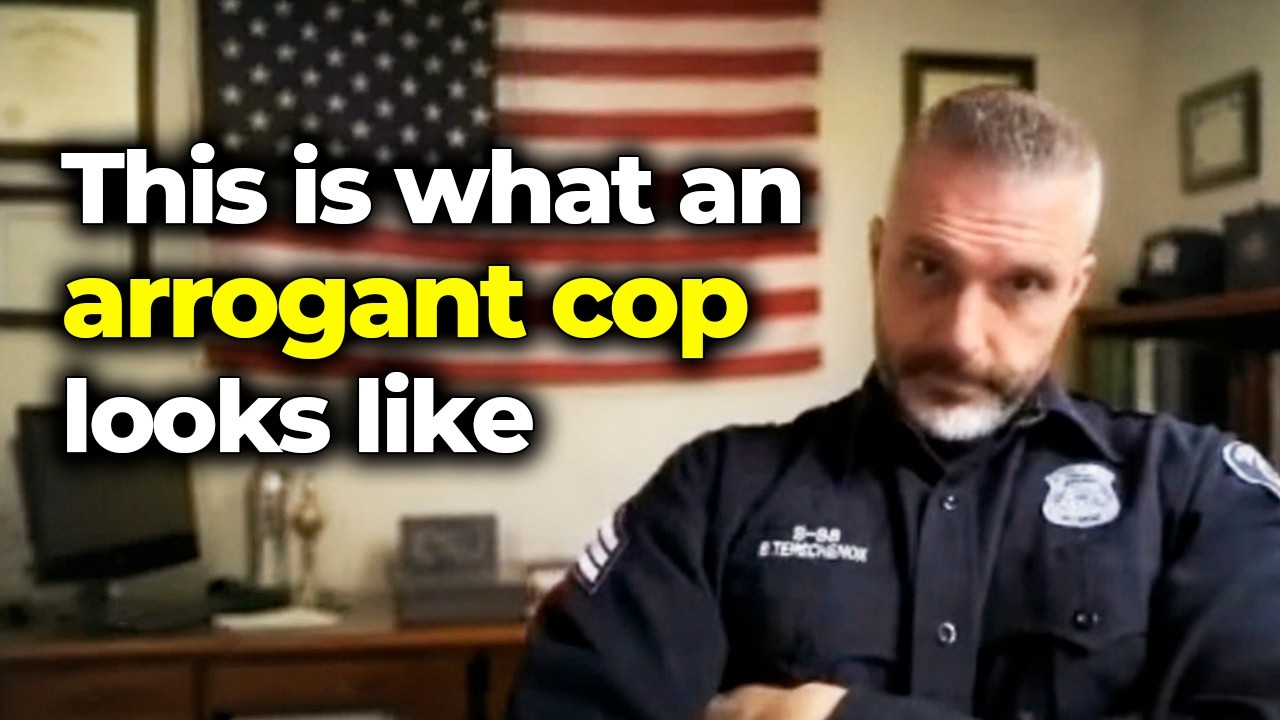
#> input picture scripts/._eval_tmp.png, 1280 x 720 px
$ python -i verify_Q3_detail.py   (imports and definitions only)
#> lines starting #> are read from the running program, lines starting #| are printed output that depends on the picture; after the words box and inside, x2 and y2 are one past the last pixel; in counts of white or black regions, pixels touching at a corner belong together
#> further down, picture is the input picture: shape (720, 1280, 3); mean B, G, R 71.8, 89.7, 104.1
"""Prove the gates on the rendered Q3_detail JPEG, from the FILE.

Nothing here trusts the builder. The person mask is re-derived by running
BiRefNet-matting on the finished JPEG; the defendant is re-found by his jail
scrubs inside that matte; the arrow is re-found by its own red; the type is
re-rendered from the same font and copy; the faces are re-detected. The only
thing taken from the builder is the copy string, and even that is checked
against the transcript.

    python scripts/verify_Q3_detail.py \\
        --img "C:/Users/natha/OneDrive/Desktop/Boyd Clips/READY-TO-POST/QUALITY/Q3_detail.jpg"
"""
from __future__ import annotations

import argparse
import json
import sys
from pathlib import Path

import cv2
import numpy as np
from PIL import Image, ImageDraw

sys.path.insert(0, str(Path(__file__).resolve().parent))
import q3lib as Q                                                  # noqa: E402
from thumb_Q3_detail import (                                      # noqa: E402
    CAP_PX, STROKE, TEXT_RIGHT, TEXT_TOP, TEXT_X, W, H, _font, scrub_mask)

ROOT = Path(__file__).resolve().parents[1]


# [12 lines left out: function type_mask, not called in this run]


def chroma_flat_dev(bgr):
    """LOCAL chroma deviation in flat areas -- chroma minus its own local mean.

    Blocking is chroma varying BLOCK TO BLOCK inside a flat region. Absolute
    distance from neutral is the wrong measure and I had it wrong first: it
    counts real colour, so on the flattest quarter of a frame containing a
    county-orange jumpsuit it reads 15.9 on this build and 33.0 on the shipped
    CARTHIEF, neither of which is blocking. verify_thumbnail.flat_chroma has
    the same failure in a sharper form -- it takes the BRIGHTEST flat 100x100
    patch, which on the shipped CARTHIEF lands on the jumpsuit and returns
    89.9 against Thompson's 3.7 on a neutral ceiling.

    The local form is what work/q2/cal.py measured the 2026-08-28 fix with, and
    it separates cleanly: shipped Thompson 0.73, CARTHIEF 1.30, SANCHEZ 1.41,
    OFFERUP 1.35. Absolute deviation is still reported alongside, for reference.
    """
    ycc = cv2.cvtColor(bgr, cv2.COLOR_BGR2YCrCb).astype(np.float32)
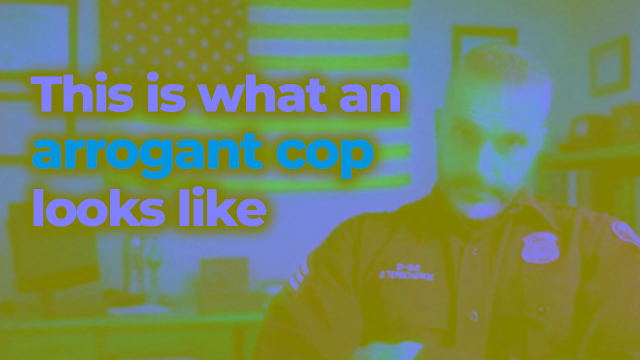
#> ycc: shape (720, 1280, 3) float32 (shown at 1/2 size); mean B, G, R 91.9, 136.9, 116.6
    Y = ycc[:, :, 0]
    lv = cv2.GaussianBlur((Y - cv2.GaussianBlur(Y, (0, 0), 1.0)) ** 2, (0, 0), 4.0)
    flat = lv < np.percentile(lv, 25)
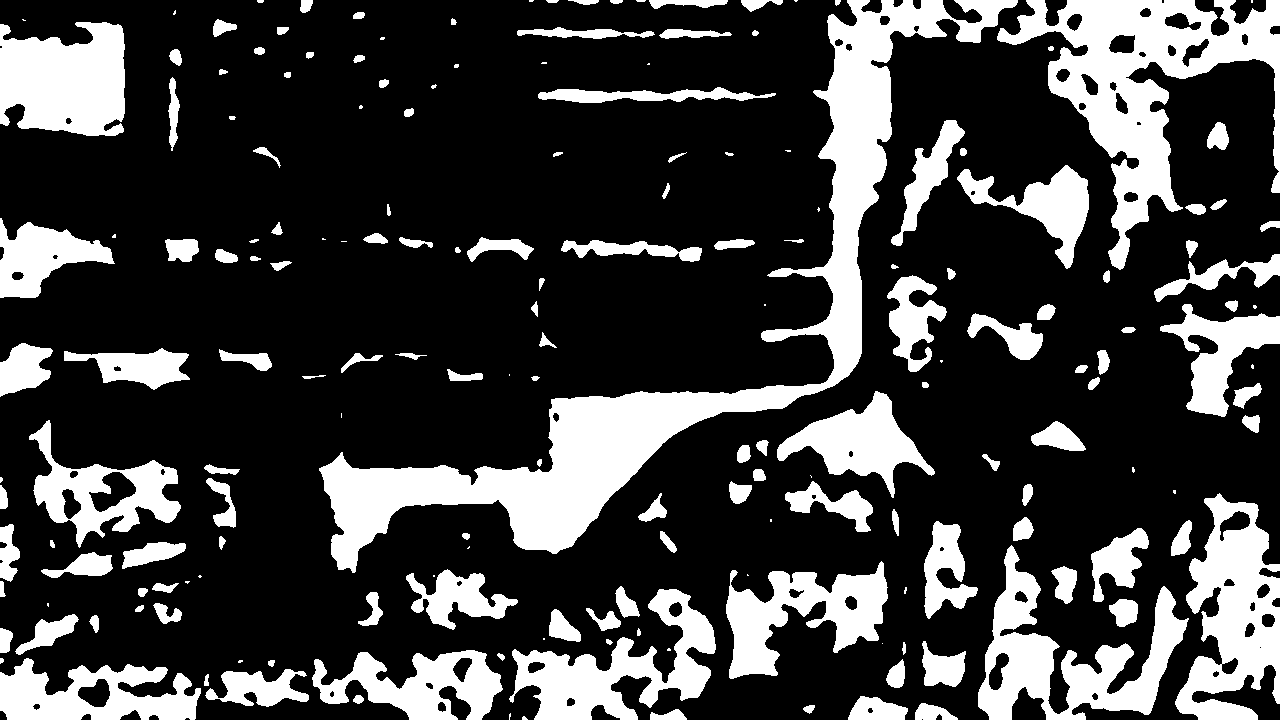
#> flat: shape (720, 1280) bool; 25% white; 189 white regions (43 under 20 px), largest, box (x1, y1, x2, y2) and area: (319, 0, 1018, 573) 49047, (997, 0, 1280, 270) 24487, (1175, 493, 1280, 720) 13306
    dev = 0.0
    for c in (1, 2):
        C = ycc[:, :, c]
        dev += ((C - cv2.GaussianBlur(C, (0, 0), 6.0)) ** 2)[flat].mean()
#> this loop made 2 passes
#> dev on passes 1 to 2: 0.892, 1.38
#> pass 1, in chroma_flat_dev, `C = ycc[:, :, c]`:
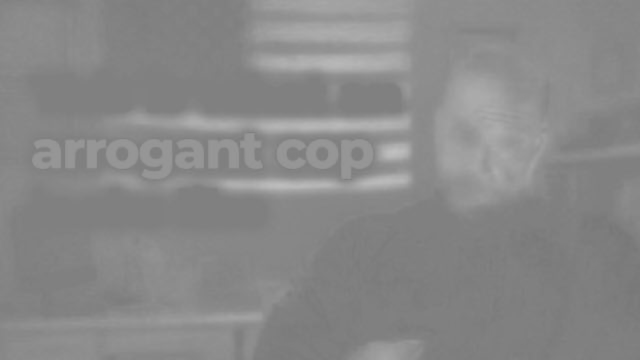
#> C: shape (720, 1280) float32 (shown at 1/2 size); min 118, max 192, mean 136.7
#> pass 2, in chroma_flat_dev, `C = ycc[:, :, c]`:
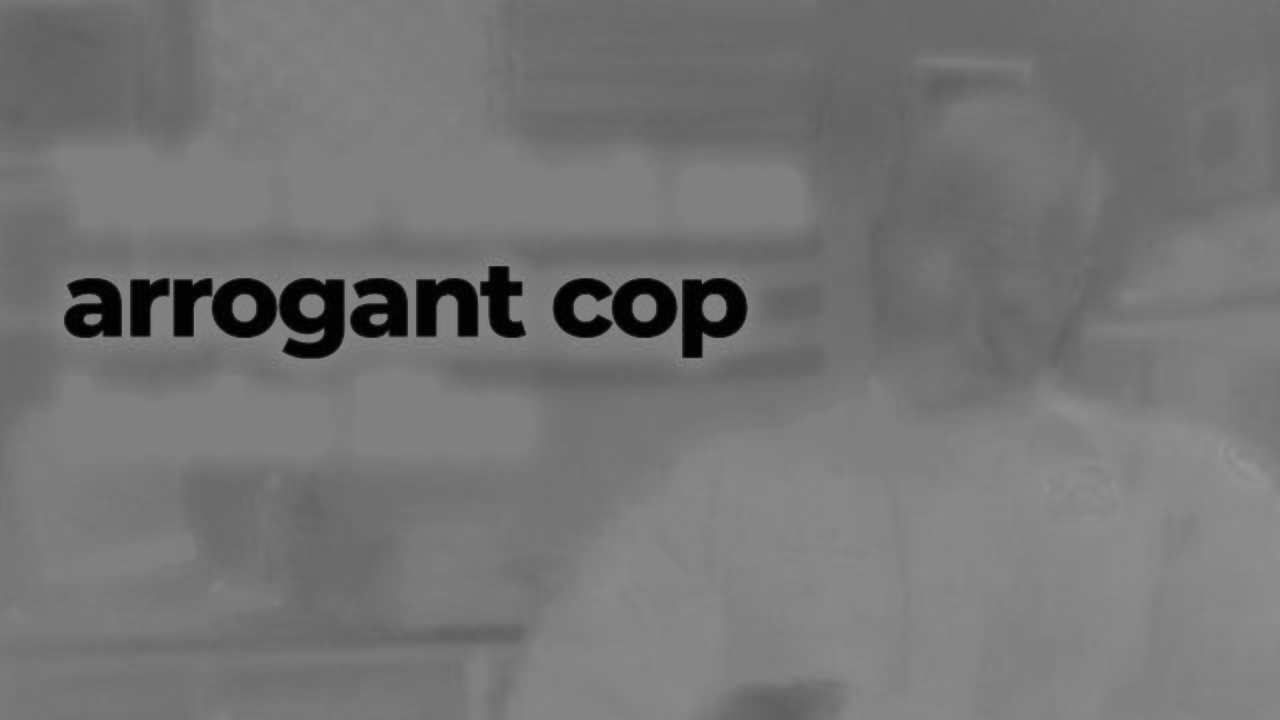
#> C: shape (720, 1280) float32; min 1, max 149, mean 116.6
#> after the loop, dev = 1.38
    absd = float(np.sqrt(((ycc[:, :, 1][flat] - 128) ** 2
                          + (ycc[:, :, 2][flat] - 128) ** 2).mean()))
#> absd = 18.56
    return float(np.sqrt(dev)), int(flat.sum()), absd


# [192 lines left out: function main, not called in this run]


# [2 lines not run here, left out]

>>> import cv2
>>> picture = cv2.imread('../._eval_tmp.png')
>>> result = chroma_flat_dev(picture)
#> result = (1.17, 230400, 18.56)

$ run again, on tools/fixtures/rejected_2026_09_02/CLAYTON_thumb.photo.jpg
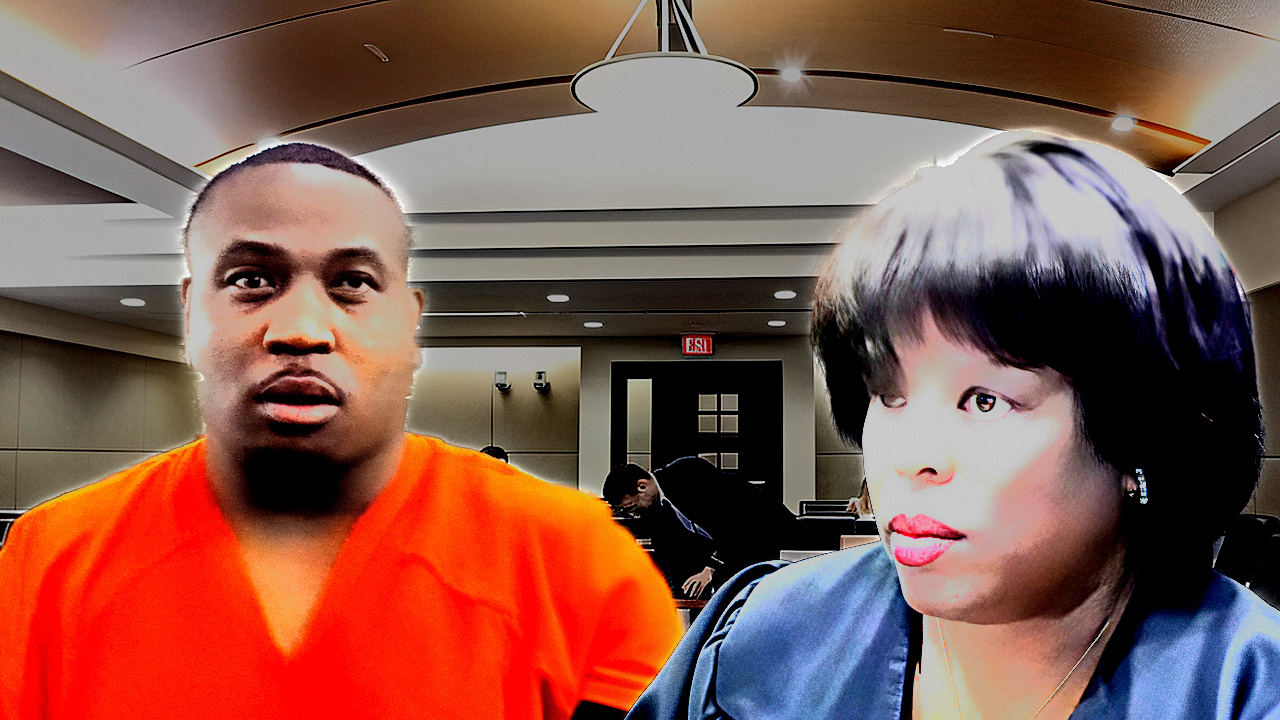
#> input picture tools/fixtures/rejected_2026_09_02/CLAYTON_thumb.photo.jpg, 1280 x 720 px
#> picture is the input picture: shape (720, 1280, 3); mean B, G, R 79.1, 89.3, 133
#> in chroma_flat_dev, `flat = lv < np.percentile(lv, 25)`:
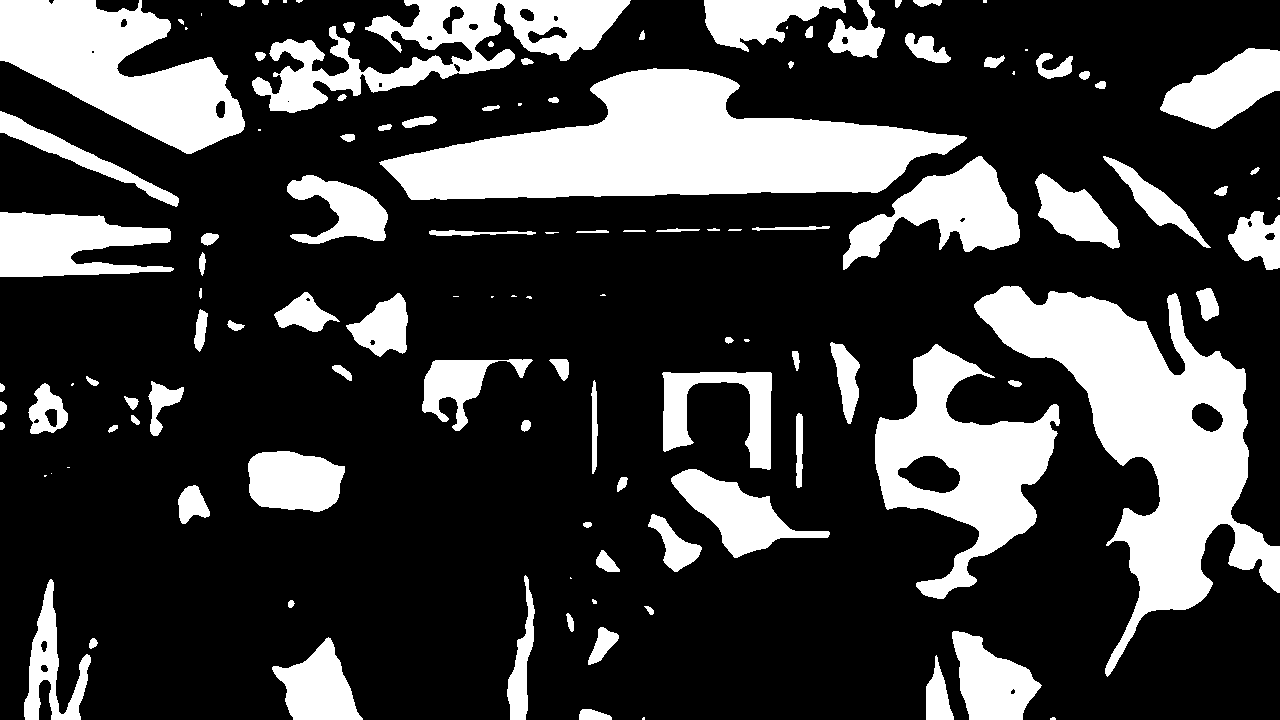
#> flat: shape (720, 1280) bool; 25% white; 119 white regions (25 under 20 px), largest, box (x1, y1, x2, y2) and area: (379, 68, 967, 200) 41685, (974, 286, 1280, 677) 40223, (0, 0, 245, 154) 20202
#> the loop in chroma_flat_dev, `for c in (1, 2):` made 2 passes
#> dev on passes 1 to 2: 1.76, 3.09
#> pass 2, in chroma_flat_dev, `C = ycc[:, :, c]`:
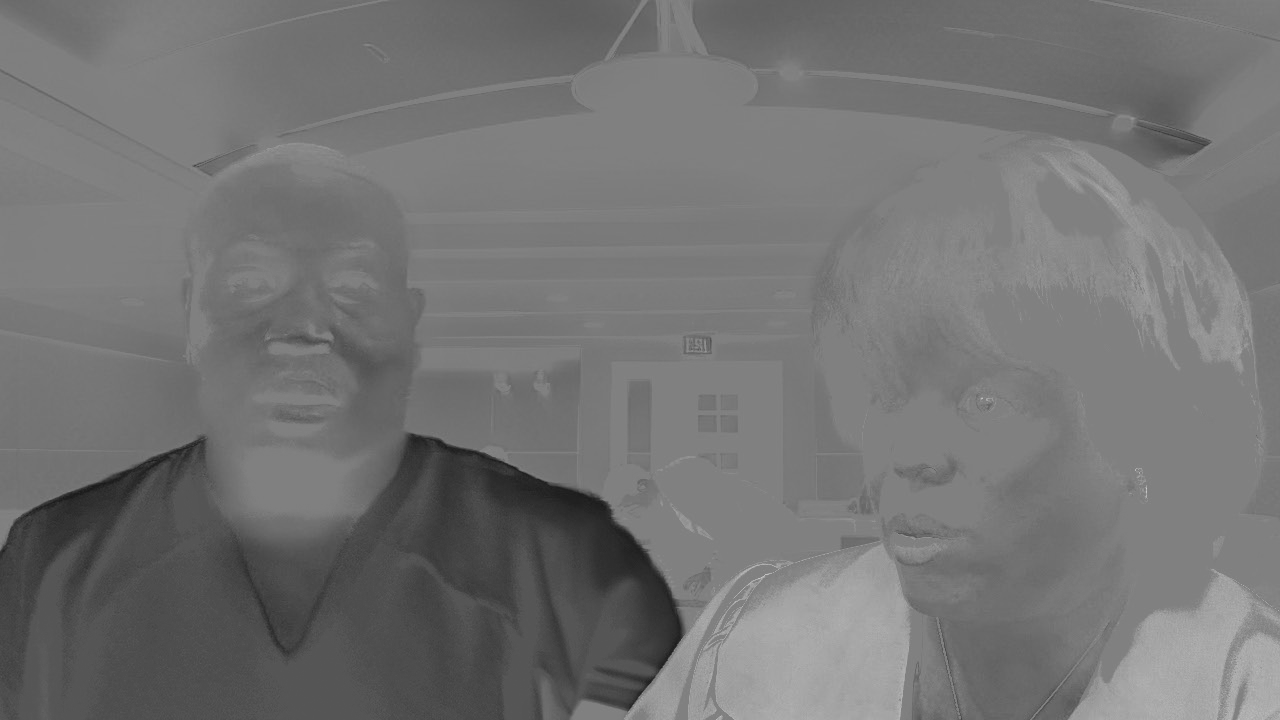
#> C: shape (720, 1280) float32; min 24, max 206, mean 115.5
#> after the loop in chroma_flat_dev, `for c in (1, 2):`: dev = 3.09
#> absd = 32.4
#> result = (1.76, 230400, 32.4)

$ run again, on tools/fixtures/rejected_2026_09_02/GARCIA_J_thumb.photo.jpg
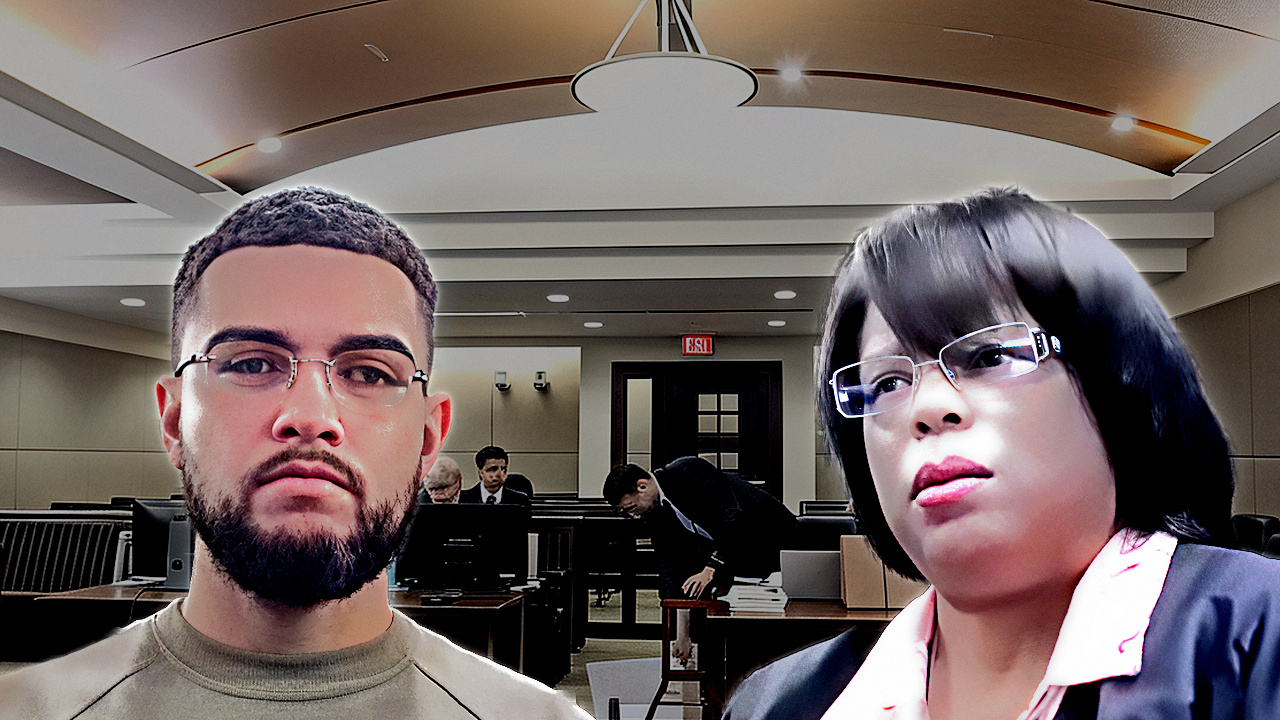
#> input picture tools/fixtures/rejected_2026_09_02/GARCIA_J_thumb.photo.jpg, 1280 x 720 px
#> picture is the input picture: shape (720, 1280, 3); mean B, G, R 96.7, 99, 112.2
#> in chroma_flat_dev, `flat = lv < np.percentile(lv, 25)`:
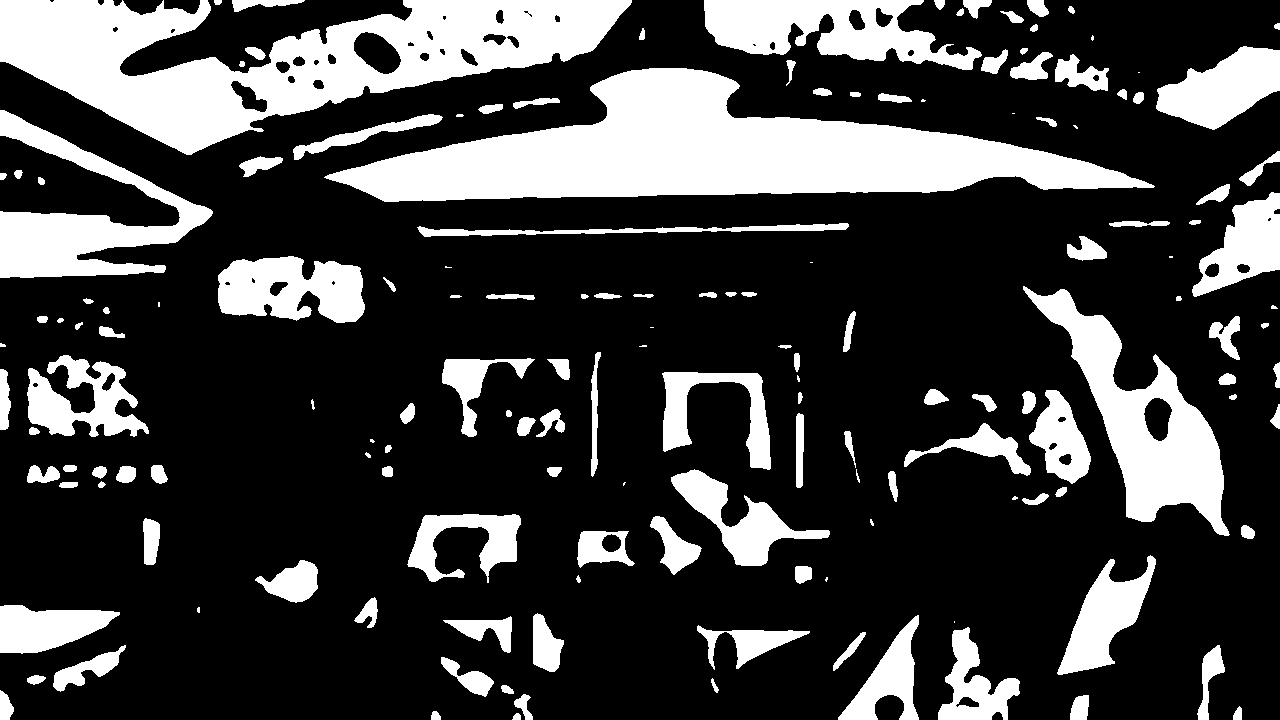
#> flat: shape (720, 1280) bool; 25% white; 157 white regions (20 under 20 px), largest, box (x1, y1, x2, y2) and area: (324, 68, 1155, 202) 51953, (0, 0, 632, 155) 45435, (1023, 286, 1230, 536) 16315
#> the loop in chroma_flat_dev, `for c in (1, 2):` made 2 passes
#> dev on passes 1 to 2: 0.443, 1.07
#> pass 2, in chroma_flat_dev, `C = ycc[:, :, c]`:
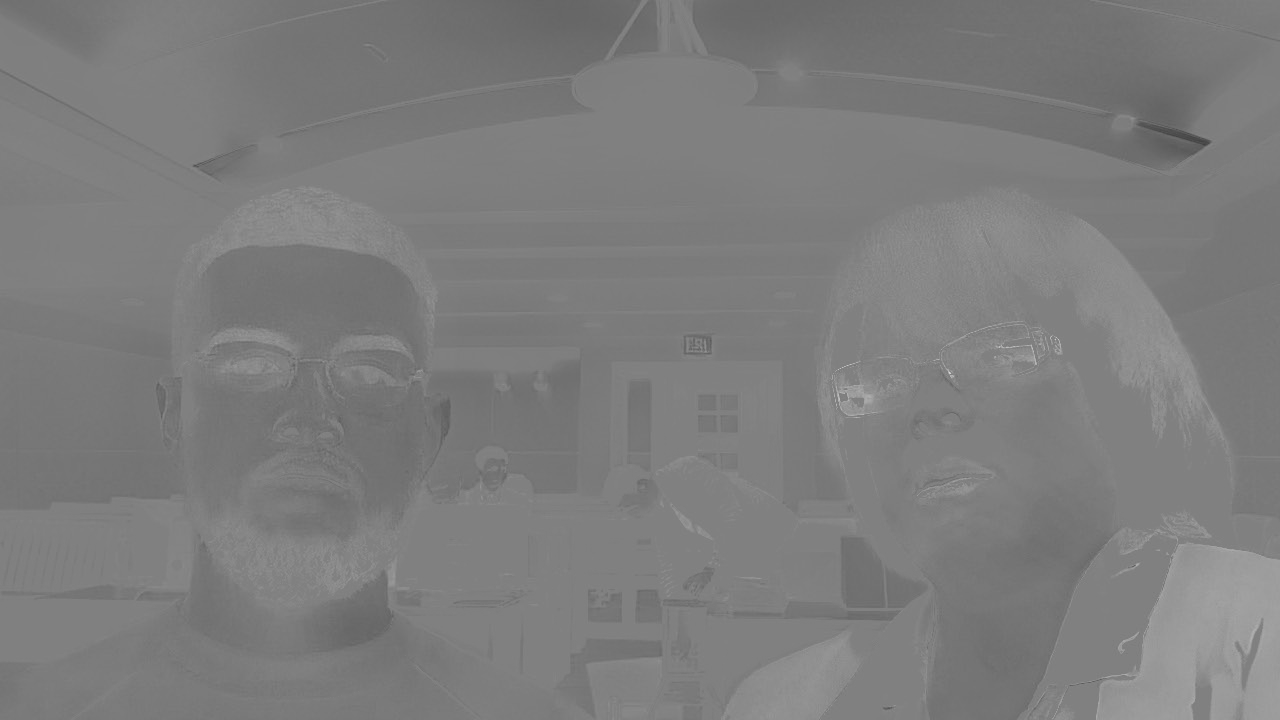
#> C: shape (720, 1280) float32; min 64, max 216, mean 124.6
#> after the loop in chroma_flat_dev, `for c in (1, 2):`: dev = 1.07
#> absd = 12.64
#> result = (1.03, 230400, 12.64)
